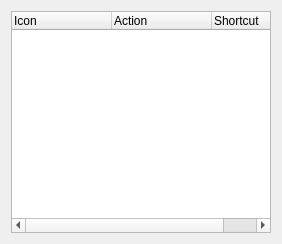
<?xml version="1.0" encoding="UTF-8"?>
<ui version="4.0">
 <class>ShortcutBar</class>
 <widget class="QWidget" name="ShortcutBar">
  <property name="geometry">
   <rect>
    <x>0</x>
    <y>0</y>
    <width>282</width>
    <height>244</height>
   </rect>
  </property>
  <property name="sizePolicy">
   <sizepolicy hsizetype="Preferred" vsizetype="Preferred">
    <horstretch>0</horstretch>
    <verstretch>0</verstretch>
   </sizepolicy>
  </property>
  <property name="minimumSize">
   <size>
    <width>0</width>
    <height>90</height>
   </size>
  </property>
  <property name="windowTitle">
   <string>Form</string>
  </property>
  <layout class="QVBoxLayout" name="verticalLayout">
   <item>
    <widget class="QTreeWidget" name="twShortcuts">
     <property name="editTriggers">
      <set>QAbstractItemView::NoEditTriggers</set>
     </property>
     <property name="alternatingRowColors">
      <bool>true</bool>
     </property>
     <property name="textElideMode">
      <enum>Qt::ElideNone</enum>
     </property>
     <property name="verticalScrollMode">
      <enum>QAbstractItemView::ScrollPerPixel</enum>
     </property>
     <property name="rootIsDecorated">
      <bool>false</bool>
     </property>
     <property name="uniformRowHeights">
      <bool>true</bool>
     </property>
     <property name="itemsExpandable">
      <bool>false</bool>
     </property>
     <property name="allColumnsShowFocus">
      <bool>true</bool>
     </property>
     <property name="expandsOnDoubleClick">
      <bool>false</bool>
     </property>
     <column>
      <property name="text">
       <string>Icon</string>
      </property>
     </column>
     <column>
      <property name="text">
       <string>Action</string>
      </property>
     </column>
     <column>
      <property name="text">
       <string>Shortcut</string>
      </property>
     </column>
    </widget>
   </item>
  </layout>
 </widget>
 <resources/>
 <connections/>
</ui>
